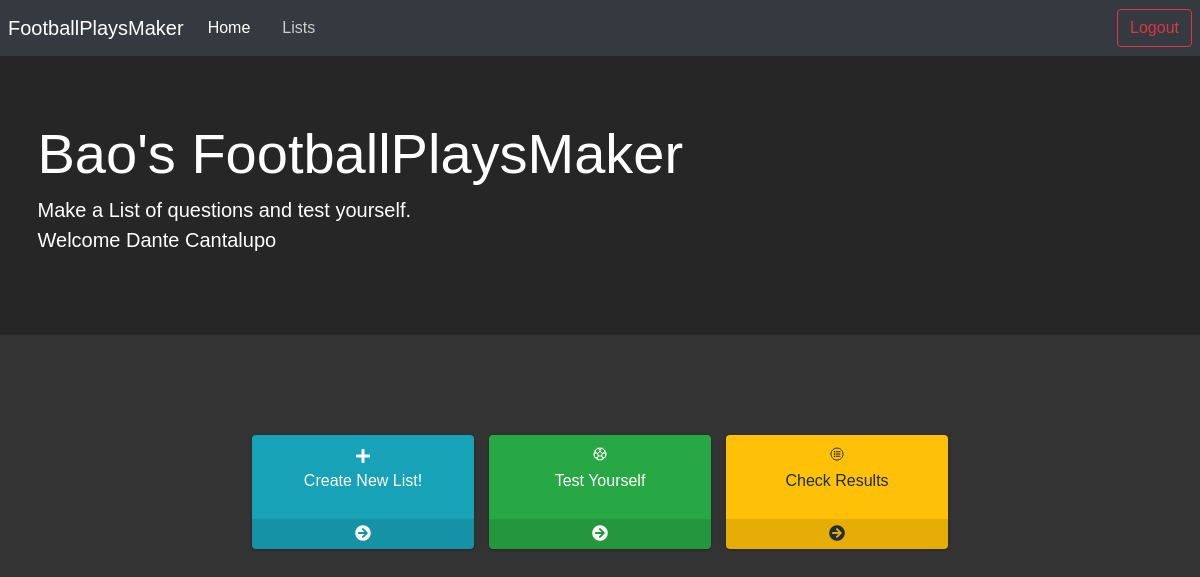
Page / (signed in) on the earlier database version.
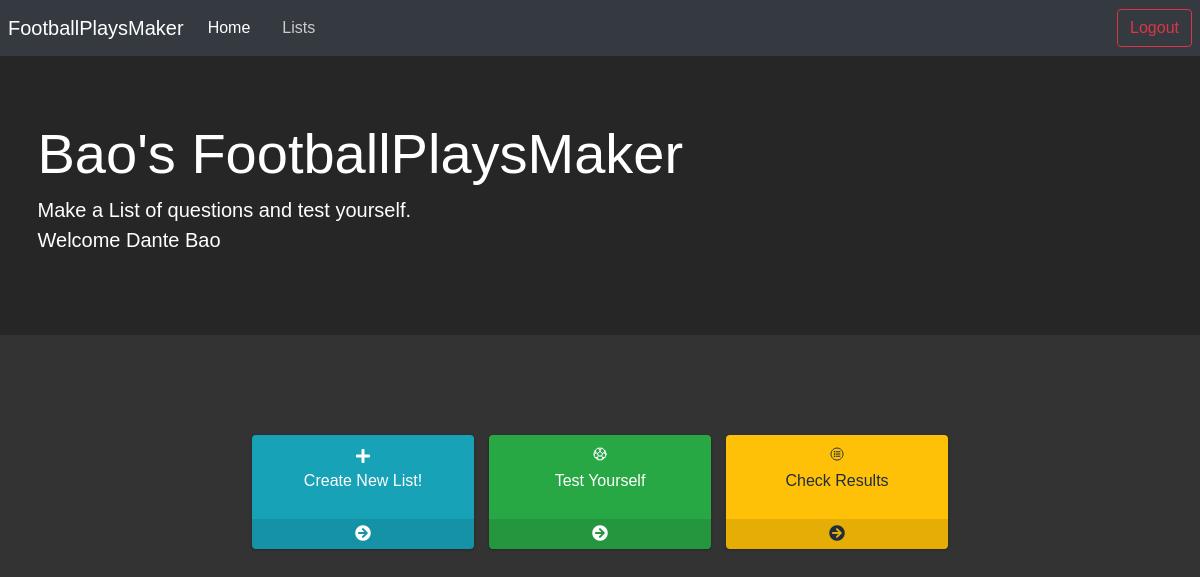
Same page on the later database version.
### main/models.py (models this page shows, shortened)
class User(models.Model):
    first_name = models.CharField(max_length=255)
    last_name = models.CharField(max_length=255)
    email = models.CharField(max_length=255)
    password = models.CharField(max_length=255)

### main/views.py (the view)
# urls.py: path('', index, name='index'),
def index(request):
    if 'user' not in request.session:
        return redirect('/login')
    user = User.objects.get(id=request.session['user'])
    return render(request, 'index.html', {'user': user})

### templates/index.html (shortened to what this page needs)
{% load static %}
<!DOCTYPE html>
<html lang="en">
  <head>
    <link
      rel="stylesheet"
      href="https://maxcdn.bootstrapcdn.com/bootstrap/4.0.0/css/bootstrap.min.css"
    />
    <link rel="stylesheet" href="{% static 'dist/css/adminlte.min.css' %}" />
    <link rel="stylesheet" href="https://cdnjs.cloudflare.com/ajax/libs/font-awesome/5.11.2/css/fontawesome.min.css">
    <link rel="stylesheet" href="https://cdnjs.cloudflare.com/ajax/libs/font-awesome/5.11.2/css/all.min.css">
  </head>
  <body style="background-color: #333;font-family: Helvetica;font-style: bold;">
    <nav class="navbar navbar-expand-lg navbar-dark bg-dark">
      <div class="collapse navbar-collapse" id="navbarTogglerDemo01">
        <a class="navbar-brand" href="#">FootballPlaysMaker</a>
        <ul class="navbar-nav mr-auto mt-2 mt-lg-0">
          <li class="nav-item active">
            <a class="nav-link" href="/"
              >Home <span class="sr-only">(current)</span></a
            >
          </li>
          <li class="nav-item">
            <a class="nav-link" href="/lists">Lists</a>
          </li>
        </ul>
        <a
          href="/logout"
          style="margin-left: 10px"
          class="btn btn-outline-danger my-2 my-sm-0"
          type="submit"
          >Logout</a
        >
      </div>
    </nav>
    <div class="jumbotron jumbotron-fluid" style="background-color:#262626; color: white;">
      <div class="container">
        <h1 class="display-4">Bao's FootballPlaysMaker</h1>
        <p class="lead">
          Make a List of questions and test yourself.<br />Welcome
          <b>{{user.first_name}} {{user.last_name}}</b>
        </p>
      </div>
    </div>
    <section class="content " style="margin-top: 100px;">
      <div class="container-fluid text-center d-flex justify-content-center" >
        <div class="row " style="width: 60%; " >
          <div class="col-4 ">
            <div class="small-box bg-info">
              <div class="inner">
                <i class="fa fa-plus" aria-hidden="true"></i>
                <p>Create New List! </p>
              </div>
              <a href="/createlist" class="small-box-footer" data-bs-toggle="modal" data-bs-target="#exampleModal"
                ><i class="fas fa-arrow-circle-right"></i
              ></a>
            </div>
          </div>
          <div class="col-4">
            <div class="small-box bg-success">
              <div class="inner">
                <ion-icon name="football-outline"></ion-icon>
                <p>Test Yourself</p>
              </div>
              <a href="/lists" class="small-box-footer"
                > <i class="fas fa-arrow-circle-right"></i
              ></a>
            </div>
          </div>
          <div class="col-4">
            <div class="small-box bg-warning">
              <div class="inner">
                <ion-icon name="list-circle-outline"></ion-icon>
                <p>Check Results</p>
              </div>
              <a href="/results" class="small-box-footer"
                ><i class="fas fa-arrow-circle-right"></i
              ></a>
            </div>
          </div>
        </div>
      </div>
    </section>
  </body>
</html>

Differences in the rows shown:
changed User "Dante": last_name "Cantalupo" → "Bao"
